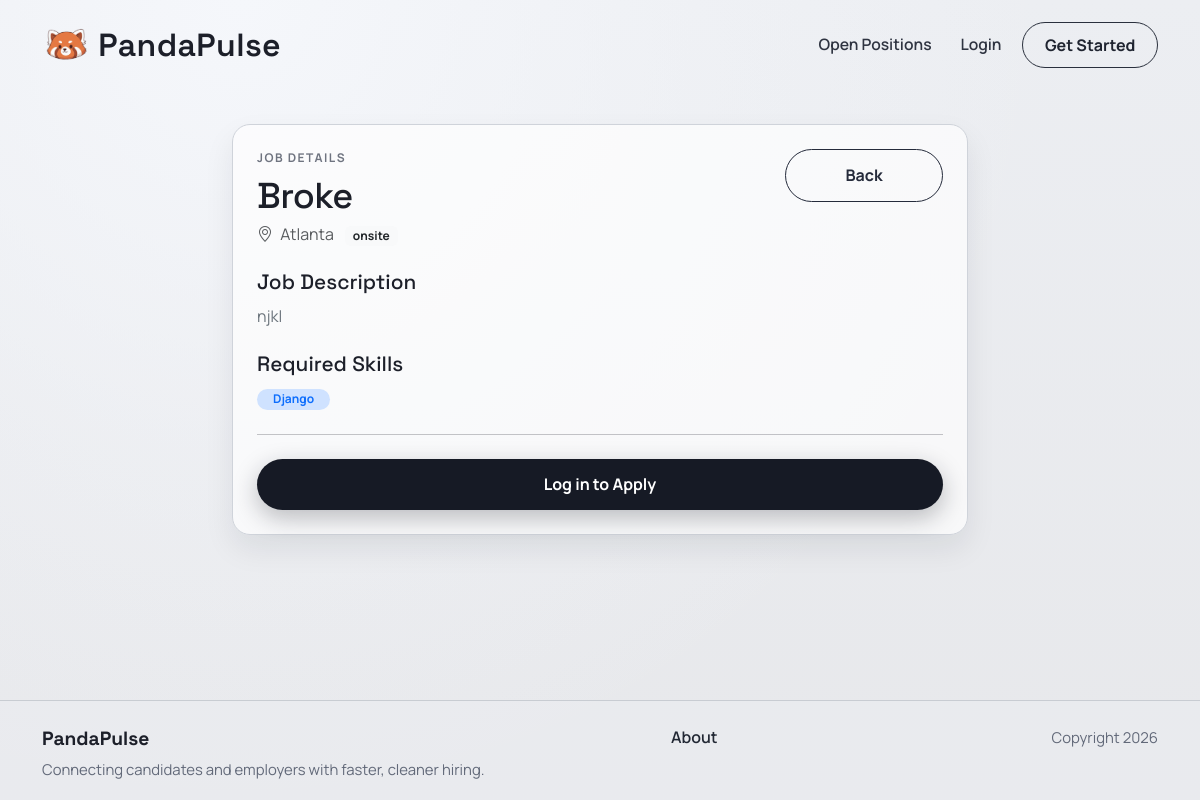
The app's page /jobposts/job/3/, older data.
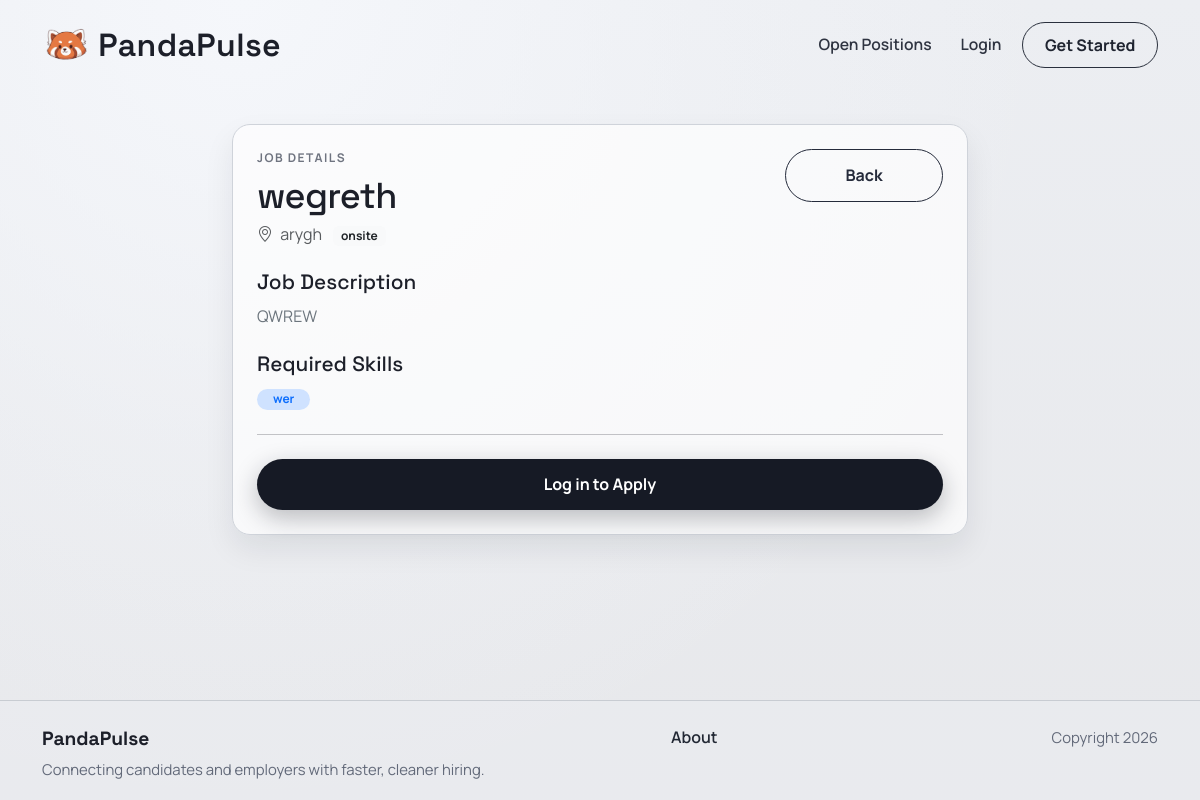
The same page, newer data.
### jobposts/models.py (models this page shows, shortened)
class JobPost(models.Model):
    owner = models.ForeignKey(
        settings.AUTH_USER_MODEL,
        on_delete=models.CASCADE,
        related_name='job_posts',
        null=True,
        blank=True,
    )
    title = models.CharField(max_length=200)
    company = models.CharField(max_length=150)
    location = models.CharField(max_length=150)
    pay_range = models.CharField(max_length=100)
    skills = models.CharField(max_length=300, blank=True)
    salary_min = models.IntegerField(null=True, blank=True)
    salary_max = models.IntegerField(null=True, blank=True)
    WORK_SETTING_CHOICES = [
        ("remote", "Remote"),
        ("onsite", "On-site"),
        ("hybrid", "Hybrid"),
    ]
    work_setting = models.CharField(max_length=20, choices=WORK_SETTING_CHOICES, default="onsite")
    visa_sponsorship = models.BooleanField(default=False)
    description = models.TextField()
    created_at = models.DateTimeField(auto_now_add=True)

### jobposts/views.py (the view)
# urls.py: path('job/<int:post_id>/', views.job_detail, name='jobposts.detail'),
def job_detail(request, post_id):
    job = get_object_or_404(JobPost, pk=post_id)
    has_applied = False
    if request.user.is_authenticated:
        has_applied = Application.objects.filter(user=request.user, job=job).exists()
    return render(request, 'jobposts/job_detail.html', {
        'job': job,
        'has_applied': has_applied
    })

### accounts/context_processors.py (called while the page is built)
def can_post_job(request):
    if not request.user.is_authenticated:
        return {"can_post_job": False}
    is_employer = Profile.objects.filter(
        user=request.user,
        account_type=Profile.AccountType.EMPLOYER,
    ).exists()
    return {"can_post_job": is_employer}

### jobposts/templates/jobposts/job_detail.html (shortened to what this page needs)
{% extends 'base.html' %}
{% block content %}
<section class="page-shell">
  <div class="container">
    <div class="row justify-content-center">
      <div class="col-md-10 col-lg-8">
        <div class="surface-card">
          <div class="d-flex justify-content-between align-items-start mb-4 flex-wrap gap-2">
            <div>
              <p class="page-kicker mb-2">Job details</p>
              <h1 class="page-title page-title-sm mb-1">{{ job.title }}</h1>
              <p class="text-muted mb-0">
                <i class="bi bi-geo-alt me-1"></i> {{ job.location }}
                <span class="badge bg-light text-dark ms-2">{{ job.work_setting }}</span>
              </p>
            </div>
            <a href="{% url 'jobposts.search' %}" class="secondary-btn">Back</a>
          </div>
          <div class="mb-4">
            <h5 class="surface-title">Job Description</h5>
            <p class="text-secondary" style="white-space: pre-wrap;">{{ job.description }}</p>
          </div>
          <div class="mb-4">
            <h5 class="surface-title">Required Skills</h5>
            <div>
              {% if job.skills %}
                {% for skill in job.skills.split %}
                  <span class="badge bg-primary-subtle text-primary rounded-pill px-3">{{ skill }}</span>
                {% endfor %}
              {% endif %}
            </div>
          </div>
          <hr class="my-4">
          <div class="d-grid">
            {% if not user.is_authenticated %}
              <a href="{% url 'accounts.login' %}" class="primary-btn border-0">Log in to Apply</a>
            {% else %}
              <button type="button" class="primary-btn border-0" data-bs-toggle="modal" data-bs-target="#applyModal">
                <i class="bi bi-send-fill me-2"></i> Apply for this Position
              </button>
            {% endif %}
          </div>
        </div>
      </div>
    </div>
  </div>
</section>
{% endblock %}

Row changes from the older to the newer data that the page shows:
changed JobPost "onsite": title "Broke" → "wegreth"; location "Atlanta" → "arygh"; description "njkl" → "QWREW"; skills "Django" → "wer" (drawn)
Text that changed along with them:
new list line: "wer"
list line gone: "Django"
